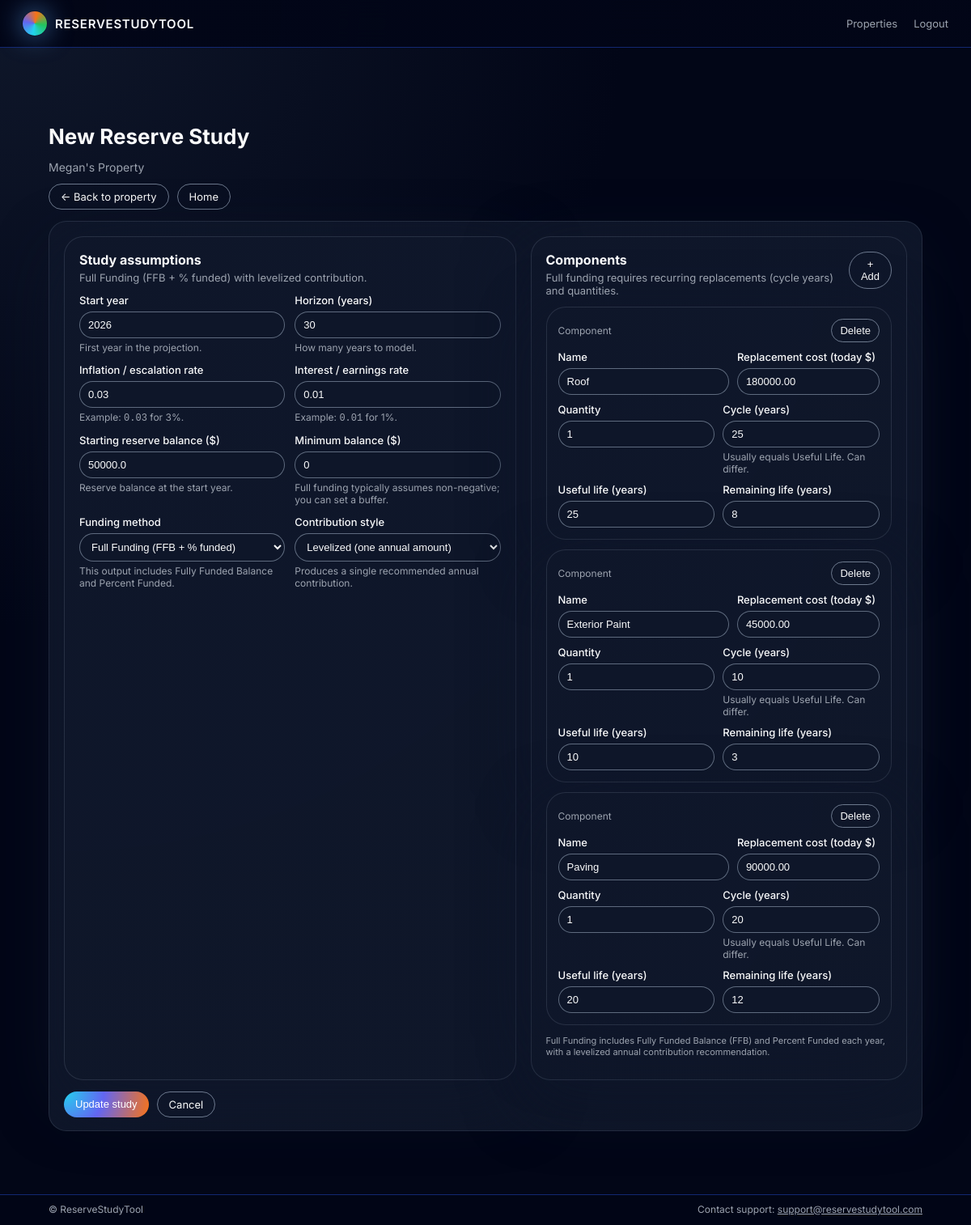
Page /studies/1/edit (signed in) on the committed database.
### models.py (models this page shows)
class Property(db.Model):
    __tablename__ = "properties"
    id = db.Column(db.Integer, primary_key=True)
    name = db.Column(db.String(220), nullable=False)
    address = db.Column(db.String(320), nullable=True)
    city = db.Column(db.String(120), nullable=True)
    state = db.Column(db.String(30), nullable=True)
    created_at = db.Column(db.DateTime, default=datetime.utcnow, nullable=False)
    studies = db.relationship("ReserveStudy", backref="property", lazy=True, cascade="all, delete-orphan")

class ReserveStudy(db.Model):
    __tablename__ = "reserve_studies"
    id = db.Column(db.Integer, primary_key=True)
    property_id = db.Column(db.Integer, db.ForeignKey("properties.id"), nullable=False)
    start_year = db.Column(db.Integer, nullable=False)
    horizon_years = db.Column(db.Integer, nullable=False)
    inflation_rate = db.Column(db.Float, nullable=False, default=0.03)
    interest_rate = db.Column(db.Float, nullable=False, default=0.01)
    starting_balance = db.Column(db.Float, nullable=False, default=0.0)
    min_balance = db.Column(db.Float, nullable=False, default=0.0)
    funding_method = db.Column(db.String(40), nullable=False, default="full")
    contribution_mode = db.Column(db.String(40), nullable=False, default="levelized")
    recommended_annual_contribution = db.Column(db.Float, nullable=True)
    created_at = db.Column(db.DateTime, default=datetime.utcnow, nullable=False)
    components = db.relationship("ReserveComponent", backref="study", lazy=True, cascade="all, delete-orphan")
    results = db.relationship("ReserveYearResult", backref="study", lazy=True, cascade="all, delete-orphan")

class ReserveComponent(db.Model):
    __tablename__ = "reserve_components"
    id = db.Column(db.Integer, primary_key=True)
    study_id = db.Column(db.Integer, db.ForeignKey("reserve_studies.id"), nullable=False)
    name = db.Column(db.String(220), nullable=False)
    quantity = db.Column(db.Integer, nullable=False, default=1)
    useful_life_years = db.Column(db.Integer, nullable=False)
    remaining_life_years = db.Column(db.Integer, nullable=False)
    cycle_years = db.Column(db.Integer, nullable=False, default=1)
    current_replacement_cost = db.Column(db.Float, nullable=False)

### app.py (the view)
    @app.get("/studies/<int:study_id>/edit")
    @login_required
    def edit_study(study_id: int):
        study = ReserveStudy.query.get_or_404(study_id)
        prop = study.property
        defaults = {
            "start_year": study.start_year,
            "horizon_years": study.horizon_years,
            "inflation_rate": study.inflation_rate,
            "interest_rate": study.interest_rate,
            "starting_balance": study.starting_balance,
            "min_balance": study.min_balance or 0,
            "funding_method": study.funding_method or "full",
            "contribution_mode": study.contribution_mode or "levelized",
        }
        components = [
            {
                "name": c.name,
                "quantity": c.quantity or 1,
                "useful_life_years": c.useful_life_years,
                "remaining_life_years": c.remaining_life_years,
                "cycle_years": (c.cycle_years or 0) or c.useful_life_years,
                "current_replacement_cost": c.current_replacement_cost,
            }
            for c in study.components
        ]
        return render_template(
            "study_form.html",
            prop=prop,
            defaults=defaults,
            components=components,
            clone=None,
            edit_mode=True,
            study=study,
        )

### app.py (called while the page is built)
def login_required(fn):
    @wraps(fn)
    def wrapper(*args, **kwargs):
        if session.get("logged_in") is True:
            return fn(*args, **kwargs)
        return redirect(url_for("login", next=request.path))
    return wrapper

### templates/study_form.html (shortened to what this page needs)
{% extends "base.html" %}
{% block content %}
<section class="page-header">
  <h1>New Reserve Study</h1>
  <p>{{ prop.name }}</p>
</section>
<div class="form-actions" style="margin-bottom: 14px; display:flex; gap:10px; flex-wrap:wrap;">
  <a href="{{ url_for('property_page', property_id=prop.id) }}" class="btn-outline-sm">← Back to property</a>
  <a href="{{ url_for('home') }}" class="btn-outline-sm">Home</a>
</div>
<section class="upload-card">
  <form class="upload-form" action="{{ url_for('create_study') if not edit_mode else url_for('update_study', study_id=study.id) }}" method="post">
    <div class="forecast-layout" style="margin-top: 0;">
      <div class="panel">
        <div class="panel-header">
          <h2>Study assumptions</h2>
          <p>Full Funding (FFB + % funded) with levelized contribution.</p>
        </div>
        <div style="margin-top: 12px; display:grid; grid-template-columns: 1fr 1fr; gap: 12px;">
          <div class="form-row" style="margin-bottom:0;">
            <label for="start_year">Start year</label>
            <input type="number" id="start_year" name="start_year" value="{{ defaults.start_year }}" required />
            <div class="field-help">First year in the projection.</div>
          </div>
          <div class="form-row" style="margin-bottom:0;">
            <label for="horizon_years">Horizon (years)</label>
            <input type="number" id="horizon_years" name="horizon_years" value="{{ defaults.horizon_years }}" required />
            <div class="field-help">How many years to model.</div>
          </div>
          <div class="form-row" style="margin-bottom:0;">
            <label for="inflation_rate">Inflation / escalation rate</label>
            <input type="number" step="0.0001" id="inflation_rate" name="inflation_rate" value="{{ defaults.inflation_rate }}" required />
            <div class="field-help">Example: <code>0.03</code> for 3%.</div>
          </div>
          <div class="form-row" style="margin-bottom:0;">
            <label for="interest_rate">Interest / earnings rate</label>
            <input type="number" step="0.0001" id="interest_rate" name="interest_rate" value="{{ defaults.interest_rate }}" required />
            <div class="field-help">Example: <code>0.01</code> for 1%.</div>
          </div>
          <div class="form-row" style="margin-bottom:0;">
            <label for="starting_balance">Starting reserve balance ($)</label>
            <input type="number" step="0.01" id="starting_balance" name="starting_balance" value="{{ defaults.starting_balance }}" required />
            <div class="field-help">Reserve balance at the start year.</div>
          </div>
          <div class="form-row" style="margin-bottom:0;">
            <label for="min_balance">Minimum balance ($)</label>
            <input type="number" step="0.01" id="min_balance" name="min_balance" value="{{ defaults.min_balance }}" required />
            <div class="field-help">Full funding typically assumes non-negative; you can set a buffer.</div>
          </div>
          <div class="form-row" style="margin-bottom:0;">
            <label for="funding_method">Funding method</label>
            <select id="funding_method" name="funding_method" required>
              <option value="full" selected>Full Funding (FFB + % funded)</option>
            </select>
            <div class="field-help">This output includes Fully Funded Balance and Percent Funded.</div>
          </div>
          <div class="form-row" style="margin-bottom:0;">
            <label for="contribution_mode">Contribution style</label>
            <select id="contribution_mode" name="contribution_mode" required>
              <option value="levelized" selected>Levelized (one annual amount)</option>
            </select>
            <div class="field-help">Produces a single recommended annual contribution.</div>
          </div>
        </div>
      </div>
      <div class="panel">
        <div class="panel-header table-header" style="display:flex; align-items:flex-start; justify-content:space-between; gap:14px;">
          <div>
            <h2>Components</h2>
            <p>Full funding requires recurring replacements (cycle years) and quantities.</p>
          </div>
          <div>
            <button type="button" class="btn-outline-sm" id="add-component-btn">+ Add</button>
          </div>
        </div>
        <div id="components-wrap" style="margin-top: 12px;">
          {% for c in components %}
            <div class="panel component-row" style="padding: 14px; margin-bottom: 12px;">
              <div style="display:flex; justify-content:space-between; align-items:center; gap:10px; margin-bottom:10px;">
                <div style="font-size:12px; color: var(--text-muted);">Component</div>
                <button type="button" class="btn-outline-sm js-remove-component" style="padding:6px 10px;">Delete</button>
              </div>
              <div style="display:grid; grid-template-columns: 1.2fr 1fr; gap: 10px;">
                <div class="form-row" style="margin-bottom:0;">
                  <label style="margin-bottom:6px;">Name</label>
                  <input name="component_name[]" type="text" value="{{ c.name }}" placeholder="e.g., Roof, Elevator, Boiler" required />
                </div>
                <div class="form-row" style="margin-bottom:0;">
                  <label style="margin-bottom:6px;">Replacement cost (today $)</label>
                  <input name="current_replacement_cost[]" type="number" step="0.01"
                         value="{{ "{:.2f}".format(c.current_replacement_cost) }}" required />
                </div>
              </div>
              <div style="display:grid; grid-template-columns: 1fr 1fr; gap: 10px; margin-top:10px;">
                <div class="form-row" style="margin-bottom:0;">
                  <label style="margin-bottom:6px;">Quantity</label>
                  <input name="quantity[]" type="number" value="{{ c.quantity if c.quantity is defined else 1 }}" required />
                </div>
                <div class="form-row" style="margin-bottom:0;">
                  <label style="margin-bottom:6px;">Cycle (years)</label>
                  <input name="cycle_years[]" type="number" value="{{ c.cycle_years if c.cycle_years is defined else c.useful_life_years }}" required />
                  <div class="field-help">Usually equals Useful Life. Can differ.</div>
                </div>
              </div>
              <div style="display:grid; grid-template-columns: 1fr 1fr; gap: 10px; margin-top:10px;">
                <div class="form-row" style="margin-bottom:0;">
                  <label style="margin-bottom:6px;">Useful life (years)</label>
                  <input name="useful_life_years[]" type="number" value="{{ c.useful_life_years }}" required />
                </div>
                <div class="form-row" style="margin-bottom:0;">
                  <label style="margin-bottom:6px;">Remaining life (years)</label>
                  <input name="remaining_life_years[]" type="number" value="{{ c.remaining_life_years }}" required />
                </div>
              </div>
            </div>
          {% endfor %}
        </div>
        <p class="disclaimer-line" style="margin-top: 6px;">
          Full Funding includes Fully Funded Balance (FFB) and Percent Funded each year, with a levelized annual contribution recommendation.
        </p>
      </div>
    </div>
    <div class="form-actions" style="margin-top: 14px; display:flex; gap:10px; flex-wrap:wrap;">
      <button type="submit" class="btn-primary-sm">{{ "Update study" if edit_mode else "Run study + save" }}</button>
      <a href="{{ url_for('property_page', property_id=prop.id) }}" class="btn-outline-sm">Cancel</a>
    </div>
  </form>
</section>
{% endblock %}

### static/styles.css (style rules this page uses)
:root { --bg: #020617; --bg-elevated: #020617; --panel: #020617; --panel-soft: #020617; --border: rgba(148, 163, 184, 0.35); --border-soft: rgba(148, 163, 184, 0.18); --text-main: #f9fafb; --text-muted: #9ca3af; --accent-start: #22d3ee; --accent-mid: #6366f1; --accent-end: #f97316; }
*, *::before, *::after { box-sizing: border-box; }
body.app-body { margin: 0; font-family: "Inter", system-ui, -apple-system, BlinkMacSystemFont, "Segoe UI", sans-serif; min-height: 100vh; padding-bottom: 52px; background: radial-gradient(circle at top left, #0f172a 0, #020617 40%, #020617 100%), radial-gradient(circle at bottom right, #1e293b 0, #020617 55%, #020617 100%); color: var(--text-main); }
.page-header h1 { font-size: 26px; margin-bottom: 6px; }
.page-header p { font-size: 14px; color: var(--text-muted); margin-bottom: 12px; }
.panel { border-radius: 24px; padding: 18px 18px 16px; background: radial-gradient(circle at 0 0, rgba(15, 23, 42, 0.96), rgba(15, 23, 42, 0.99)); border: 1px solid var(--border-soft); box-shadow: 0 24px 80px rgba(15, 23, 42, 0.8); }
.panel-header h2 { margin:0 0 4px; font-size:16px; }
.panel-header p { margin:0; font-size:13px; color: var(--text-muted); }
.upload-form { border-radius: 22px; padding: 18px 18px 16px; background: radial-gradient(circle at 0 0, rgba(15, 23, 42, 0.9), rgba(15, 23, 42, 0.98)); border: 1px solid var(--border-soft); }
.form-row { margin-bottom: 14px; }
.form-row label { display:block; font-size:13px; font-weight:500; margin-bottom:6px; }
input[type="file"], input[type="text"], input[type="number"], select { width: 100%; padding: 8px 10px; border-radius: 999px; border: 1px solid rgba(148, 163, 184, 0.6); background: rgba(15, 23, 42, 0.9); color: var(--text-main); font-size: 13px; outline: none; }
input[type="text"]::placeholder, input[type="number"]::placeholder { color: rgba(156, 163, 175, 0.7); }
.field-help { font-size: 12px; color: var(--text-muted); margin-top: 4px; }
.form-actions { margin-top: 10px; display:flex; gap:10px; flex-wrap:wrap; }
.btn-primary-sm, .btn-outline-sm { border-radius: 999px; font-size: 13px; padding: 7px 14px; cursor: pointer; text-decoration: none; display:inline-flex; align-items:center; justify-content:center; }
.btn-primary-sm { border: none; background: radial-gradient(circle at 0 0, #22d3ee, #6366f1 45%, #f97316 100%); color: white; }
.btn-outline-sm { border: 1px solid rgba(148, 163, 184, 0.7); background: transparent; color: var(--text-main); }
.forecast-layout { margin-top: 10px; display: grid; grid-template-columns: minmax(0, 1.2fr) minmax(0, 1fr); gap: 18px; }
.table-header { display: flex; justify-content: space-between; align-items: flex-start; gap: 12px; }
.disclaimer-line { margin-top: 10px; font-size: 11px; color: var(--text-muted); }

### rows in the picture
Property: name "Megan's Property"
ReserveStudy: start_year "2026", inflation_rate "0.03", interest_rate "0.01", starting_balance "50000.0"
ReserveComponent: name "Roof", current_replacement_cost "180000.00", quantity "1", cycle_years "25", useful_life_years "25", remaining_life_years "8"
ReserveComponent: name "Exterior Paint", current_replacement_cost "45000.00", quantity "1", cycle_years "10", useful_life_years "10", remaining_life_years "3"
ReserveComponent: name "Paving", current_replacement_cost "90000.00", quantity "1", cycle_years "20", useful_life_years "20", remaining_life_years "12"

### other values in the picture
{{ "Update study" if edit_mode else "Run study + save" }} "Update study"
